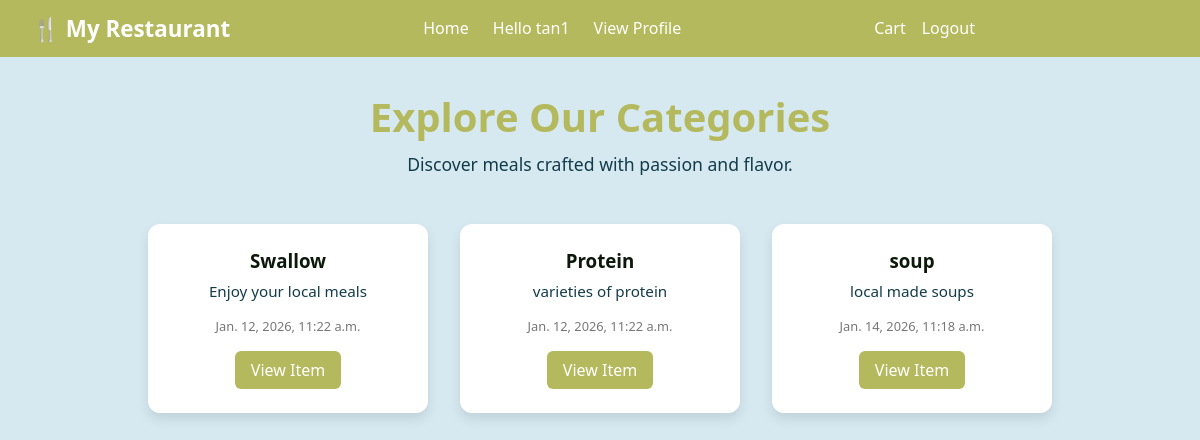
Screenshot of / (signed in) with the database file from the repository.
### resturantapp/models.py (models this page shows, shortened)
class Category(models.Model):
    name = models.CharField(max_length=100)
    description = models.TextField()
    created_at = models.DateTimeField(auto_now_add=True)

### resturantapp/views.py (the view)
# urls.py: path('', views.index, name='index'),
def index(request):
    categories = Category.objects.all()
    context = {
        'categories' : categories
    }
    return render (request, 'index.html', context)

### templates/index.html
{% extends 'base.html' %}
{% load static %}
{% block content %}
<header class="hero">
    <h2>Explore Our Categories</h2>
    <p>Discover meals crafted with passion and flavor.</p>
  </header>
  <main class="category-container">
    {% for category in categories %}
    <div class="category-card">
      <h3>{{category.name}}</h3>
      <p>{{category.description}}</p>
      <span class="date">{{category.created_at}}</span>
      <a href="{% url 'fooditem' category.id %}" class="btn">View Item</a>
    </div>
    {% endfor %}
  </main>
    {% endblock %}

### templates/base.html (shortened to what this page needs)
{% load static %}
<!DOCTYPE html>
<html lang="en">
<head>
    <link rel="stylesheet" href="{% static 'styles.css' %}">
</head>
<body>
    <nav class="navbar">
      <div class="logo">
        <h1 class="logo"><a href="{% url 'index' %}">🍴 My Restaurant</a></h1>
      </div>
    <ul>
      {%if user.is_authenticated%}
      <li><a href="{% url 'index' %}">Home</a></li>
      <li><a href="#">Hello {{user.username}}</a></li>
      <li><a href="{% url 'profile_details' %}">View Profile</a></li>
    </ul>
      <div class="actions">
        <li><a href="{% url 'view_cart' %}">Cart</a></li>
        <li><a href="{% url 'logout' %}">Logout</a></li>
      </div>
      {% else %}
      <li><a href="{% url 'signup'%}">Sign Up</a></li>
      <li><a href="{% url 'login'%}">Login</a></li>
      {% endif %}
  </nav>
    {% block content %}
    {% endblock %}
</body>
</html>

### static/styles.css (style rules this page uses)
* { margin: 0; padding: 0; box-sizing: border-box; }
body { font-family: 'Segoe UI', Tahoma, Geneva, Verdana, sans-serif; background: #D6E9F1; color: #133B49; }
.navbar { display: flex; justify-content: space-between; align-items: center; background: #B5B95D; color: white; padding: 0.8rem 2rem; font-family: 'Segoe UI', sans-serif; box-shadow: 0 4px 8px rgba(0,0,0,0.12); }
.navbar .logo { display: flex; align-items: center; font-size: 1.4rem; font-weight: bold; color: #fff; }
.navbar .logo a { color: inherit; text-decoration: none; }
.navbar .nav-links, .navbar ul { list-style: none; display: flex; gap: 1.5rem; margin: 0; padding: 0; }
.navbar .nav-links a, .navbar ul li a, .nav-links a { text-decoration: none; color: #fff; font-weight: 500; transition: color 0.3s ease; }
.navbar .actions { display: flex; align-items: center; gap: 1rem; }
.navbar .actions { list-style: none; }
.navbar .actions li { list-style: none; }
.navbar .actions a, .navbar .actions li a, .navbar .actions { color: #fff; font-weight: 500; transition: color 0.3s ease; }
.navbar .actions a, .navbar .actions li a { text-decoration: none; }
.hero { text-align: center; padding: 3rem 2rem; background: #D6E9F1; }
.hero h2 { font-size: 2.5rem; color: #B5B95D; }
.hero p { margin-top: 0.5rem; font-size: 1.1rem; color: #133B49; }
.category-container { display: flex; justify-content: center; gap: 2rem; padding: 2rem; flex-wrap: wrap; }
.category-card { background: white; border-radius: 12px; padding: 1.5rem; width: 280px; box-shadow: 0 6px 12px rgba(0,0,0,0.1); transition: transform 0.3s ease, box-shadow 0.3s ease; text-align: center; }
.category-card h3 { color: #0C180A; margin-bottom: 0.5rem; }
.category-card p { font-size: 0.95rem; margin-bottom: 1rem; }
.category-card .date { font-size: 0.8rem; color: #777; display: block; margin-bottom: 1rem; }
.btn { display: inline-block; padding: 0.5rem 1rem; background: #B5B95D; color: white; text-decoration: none; border-radius: 6px; transition: background 0.3s ease; }
.hero { padding-top: 2rem; padding-bottom: 1rem; }

### rows the page displays
Category: name "Swallow", description "Enjoy your local meals", created_at "Jan. 12, 2026, 11:22 a.m."
Category: name "Protein", description "varieties of protein", created_at "Jan. 12, 2026, 11:22 a.m."
Category: name "soup", description "local made soups", created_at "Jan. 14, 2026, 11:18 a.m."

### other values shown
{{ user.username }} "tan1"
